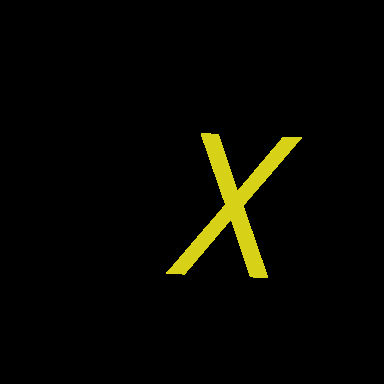
#> input picture DIRTX-3D.png, 384 x 384 px
$ python -i gamma_correction.py   (imports and definitions only)
#> lines starting #> are read from the running program, lines starting #| are printed output that depends on the picture
#> further down, picture is the input picture: shape (384, 384, 3); mean B, G, R 0.8, 7.1, 7.3
"""
Version: 1.5

Summary: Automatic image brightness adjustment based on gamma correction method

Author: suxing liu

Author-email: suxingliu@gmail.com

USAGE:

python3 gamma_correction.py -p /home/suxingliu/model-scan/test-image/ -ft jpg


argument:
("-p", "--path", required = True,    help="path to image file")
("-ft", "--filetype", required=True,    help="Image filetype")

"""

#!/usr/bin/python
# Standard Libraries

import os,fnmatch
import argparse
import shutil
import cv2

import numpy as np

import glob


import multiprocessing
from multiprocessing import Pool
from contextlib import closing

import resource


# create result folder
# [35 lines left out: functions mkdir, adjust_gamma, not called in this run]

#apply CLAHE (Contrast Limited Adaptive Histogram Equalization) to perfrom image enhancement
def image_enhance(img):

    # CLAHE (Contrast Limited Adaptive Histogram Equalization)
    clahe = cv2.createCLAHE(clipLimit=3., tileGridSize=(8,8))

    # convert from BGR to LAB color space
    lab = cv2.cvtColor(img, cv2.COLOR_BGR2LAB)
#> lab: shape (384, 384, 3); mean of channels 0, 1, 2 7.1, 127.5, 130.7

    # split on 3 different channels
    l, a, b = cv2.split(lab)
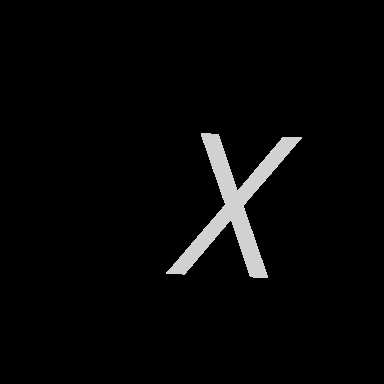
#> l: shape (384, 384); min 0, max 248, mean 7.1
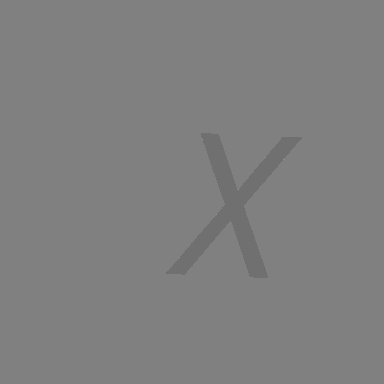
#> a: shape (384, 384); min 106, max 149, mean 127.5
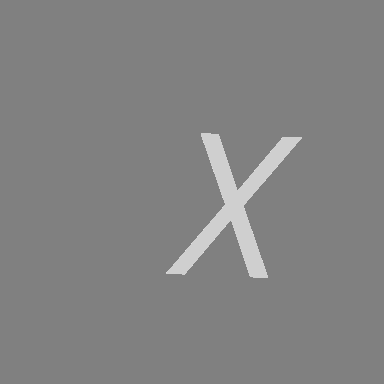
#> b: shape (384, 384); min 128, max 223, mean 130.7

    # apply CLAHE to the L-channel
    l2 = clahe.apply(l)

    # merge channels
    lab = cv2.merge((l2,a,b))
#> lab: shape (384, 384, 3); mean of channels 0, 1, 2 11.1, 127.5, 130.7

    # convert from LAB to BGR
    img_enhance = cv2.cvtColor(lab, cv2.COLOR_LAB2BGR)

    return img_enhance


# [32 lines left out: function gamma_correction, not called in this run]


# [50 lines not run here, left out]


>>> import cv2
>>> picture = cv2.imread('../DIRTX-3D.png')
>>> result = image_enhance(picture)
